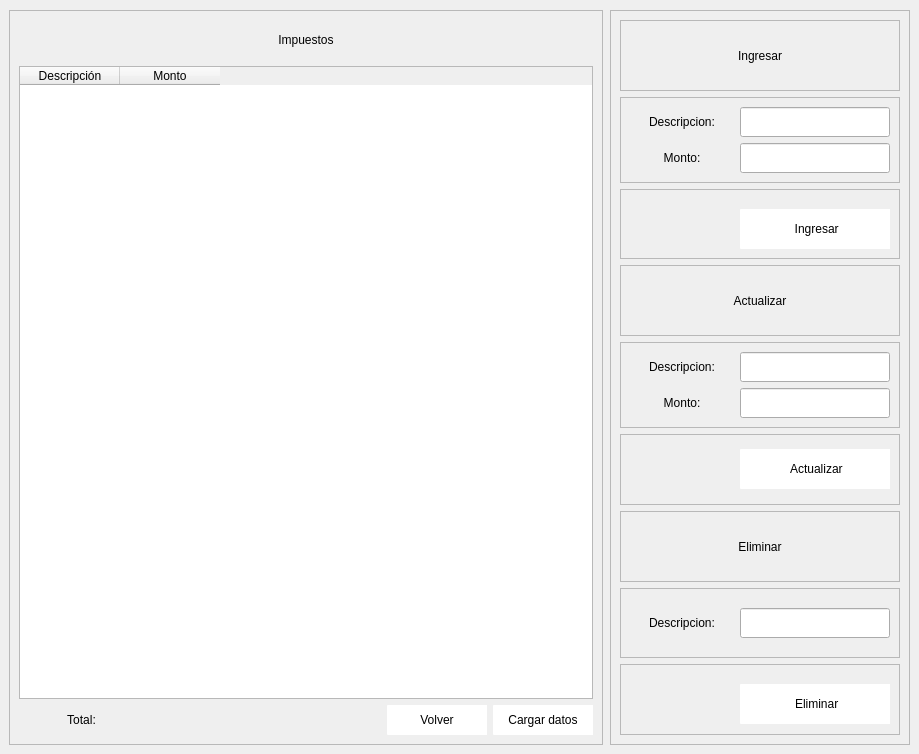
               <widget class="QWidget" name="page_impuestos">
                <widget class="QFrame" name="frame_87">
                 <property name="geometry">
                  <rect>
                   <x>9</x>
                   <y>10</y>
                   <width>594</width>
                   <height>735</height>
                  </rect>
                 </property>
                 <property name="frameShape">
                  <enum>QFrame::StyledPanel</enum>
                 </property>
                 <property name="frameShadow">
                  <enum>QFrame::Raised</enum>
                 </property>
                 <layout class="QVBoxLayout" name="verticalLayout_54">
                  <item>
                   <widget class="QLabel" name="label_130">
                    <property name="minimumSize">
                     <size>
                      <width>0</width>
                      <height>40</height>
                     </size>
                    </property>
                    <property name="maximumSize">
                     <size>
                      <width>16777215</width>
                      <height>50</height>
                     </size>
                    </property>
                    <property name="styleSheet">
                     <string notr="true">font: 75 12pt &quot;Open Sans Semibold&quot;</string>
                    </property>
                    <property name="text">
                     <string>Impuestos</string>
                    </property>
                    <property name="alignment">
                     <set>Qt::AlignCenter</set>
                    </property>
                   </widget>
                  </item>
                  <item>
                   <widget class="QTableWidget" name="tableWidget_imp">
                    <column>
                     <property name="text">
                      <string>Descripción</string>
                     </property>
                    </column>
                    <column>
                     <property name="text">
                      <string>Monto</string>
                     </property>
                    </column>
                   </widget>
                  </item>
                  <item>
                   <layout class="QHBoxLayout" name="horizontalLayout_93">
                    <item>
                     <widget class="QLabel" name="label_131">
                      <property name="minimumSize">
                       <size>
                        <width>125</width>
                        <height>0</height>
                       </size>
                      </property>
                      <property name="maximumSize">
                       <size>
                        <width>100</width>
                        <height>16777215</height>
                       </size>
                      </property>
                      <property name="text">
                       <string>Total:</string>
                      </property>
                      <property name="alignment">
                       <set>Qt::AlignCenter</set>
                      </property>
                     </widget>
                    </item>
                    <item>
                     <widget class="QLabel" name="label_imp">
                      <property name="minimumSize">
                       <size>
                        <width>150</width>
                        <height>0</height>
                       </size>
                      </property>
                      <property name="maximumSize">
                       <size>
                        <width>150</width>
                        <height>16777215</height>
                       </size>
                      </property>
                      <property name="text">
                       <string/>
                      </property>
                     </widget>
                    </item>
                    <item>
                     <spacer name="horizontalSpacer_30">
                      <property name="orientation">
                       <enum>Qt::Horizontal</enum>
                      </property>
                      <property name="sizeHint" stdset="0">
                       <size>
                        <width>188</width>
                        <height>17</height>
                       </size>
                      </property>
                     </spacer>
                    </item>
                    <item>
                     <widget class="QPushButton" name="btn_volver_18">
                      <property name="minimumSize">
                       <size>
                        <width>100</width>
                        <height>30</height>
                       </size>
                      </property>
                      <property name="styleSheet">
                       <string notr="true">QFrame{
background-color: rgb(51, 157, 255);
}

QPushButton{
background-color: rgb(255, 255, 255);
border-top-left-radius:1px;
border-bottom-left-radius:1px;
font: 75 9pt &quot;Open Sans Semibold&quot;
}

QPushButton:hover{
color: rgb(255, 255, 255);
background-color: rgb(51, 157, 255);
border-top-left-radius:1px;
border-bottom-left-radius:1px;
font: 75 9pt  &quot;Open Sans Semibold&quot;
}</string>
                      </property>
                      <property name="text">
                       <string>Volver</string>
                      </property>
                     </widget>
                    </item>
                    <item>
                     <widget class="QPushButton" name="btn_actualiza_impuestos">
                      <property name="minimumSize">
                       <size>
                        <width>100</width>
                        <height>30</height>
                       </size>
                      </property>
                      <property name="styleSheet">
                       <string notr="true">QFrame{
background-color: rgb(51, 157, 255);
}

QPushButton{
background-color: rgb(255, 255, 255);
border-top-left-radius:1px;
border-bottom-left-radius:1px;
font: 75 9pt &quot;Open Sans Semibold&quot;
}

QPushButton:hover{
color: rgb(255, 255, 255);
background-color: rgb(51, 157, 255);
border-top-left-radius:1px;
border-bottom-left-radius:1px;
font: 75 9pt  &quot;Open Sans Semibold&quot;
}</string>
                      </property>
                      <property name="text">
                       <string>Cargar datos</string>
                      </property>
                     </widget>
                    </item>
                   </layout>
                  </item>
                 </layout>
                </widget>
                <widget class="QFrame" name="frame_88">
                 <property name="geometry">
                  <rect>
                   <x>610</x>
                   <y>10</y>
                   <width>300</width>
                   <height>735</height>
                  </rect>
                 </property>
                 <property name="minimumSize">
                  <size>
                   <width>300</width>
                   <height>0</height>
                  </size>
                 </property>
                 <property name="maximumSize">
                  <size>
                   <width>300</width>
                   <height>16777215</height>
                  </size>
                 </property>
                 <property name="frameShape">
                  <enum>QFrame::StyledPanel</enum>
                 </property>
                 <property name="frameShadow">
                  <enum>QFrame::Raised</enum>
                 </property>
                 <layout class="QVBoxLayout" name="verticalLayout_55">
                  <item>
                   <widget class="QFrame" name="frame_89">
                    <property name="frameShape">
                     <enum>QFrame::StyledPanel</enum>
                    </property>
                    <property name="frameShadow">
                     <enum>QFrame::Raised</enum>
                    </property>
                    <layout class="QHBoxLayout" name="horizontalLayout_94">
                     <item>
                      <widget class="QLabel" name="label_132">
                       <property name="styleSheet">
                        <string notr="true">font: 75 12pt &quot;Open Sans Semibold&quot;</string>
                       </property>
                       <property name="text">
                        <string>Ingresar</string>
                       </property>
                       <property name="alignment">
                        <set>Qt::AlignCenter</set>
                       </property>
                      </widget>
                     </item>
                    </layout>
                   </widget>
                  </item>
                  <item>
                   <widget class="QFrame" name="frame_90">
                    <property name="frameShape">
                     <enum>QFrame::StyledPanel</enum>
                    </property>
                    <property name="frameShadow">
                     <enum>QFrame::Raised</enum>
                    </property>
                    <layout class="QVBoxLayout" name="verticalLayout_56">
                     <item>
                      <layout class="QHBoxLayout" name="horizontalLayout_95">
                       <item>
                        <widget class="QLabel" name="label_133">
                         <property name="text">
                          <string>Descripcion:</string>
                         </property>
                         <property name="alignment">
                          <set>Qt::AlignCenter</set>
                         </property>
                        </widget>
                       </item>
                       <item>
                        <widget class="QLineEdit" name="info_descripcion_imp">
                         <property name="minimumSize">
                          <size>
                           <width>150</width>
                           <height>30</height>
                          </size>
                         </property>
                         <property name="maximumSize">
                          <size>
                           <width>150</width>
                           <height>16777215</height>
                          </size>
                         </property>
                        </widget>
                       </item>
                      </layout>
                     </item>
                     <item>
                      <layout class="QHBoxLayout" name="horizontalLayout_96">
                       <item>
                        <widget class="QLabel" name="label_135">
                         <property name="text">
                          <string>Monto:</string>
                         </property>
                         <property name="alignment">
                          <set>Qt::AlignCenter</set>
                         </property>
                        </widget>
                       </item>
                       <item>
                        <widget class="QLineEdit" name="info_monto_imp">
                         <property name="minimumSize">
                          <size>
                           <width>150</width>
                           <height>30</height>
                          </size>
                         </property>
                         <property name="maximumSize">
                          <size>
                           <width>150</width>
                           <height>16777215</height>
                          </size>
                         </property>
                        </widget>
                       </item>
                      </layout>
                     </item>
                    </layout>
                   </widget>
                  </item>
                  <item>
                   <widget class="QFrame" name="frame_91">
                    <property name="frameShape">
                     <enum>QFrame::StyledPanel</enum>
                    </property>
                    <property name="frameShadow">
                     <enum>QFrame::Raised</enum>
                    </property>
                    <layout class="QHBoxLayout" name="horizontalLayout_97">
                     <item>
                      <spacer name="horizontalSpacer_31">
                       <property name="orientation">
                        <enum>Qt::Horizontal</enum>
                       </property>
                       <property name="sizeHint" stdset="0">
                        <size>
                         <width>92</width>
                         <height>20</height>
                        </size>
                       </property>
                      </spacer>
                     </item>
                     <item>
                      <widget class="QPushButton" name="btn_reg_impuestos">
                       <property name="minimumSize">
                        <size>
                         <width>150</width>
                         <height>40</height>
                        </size>
                       </property>
                       <property name="maximumSize">
                        <size>
                         <width>100</width>
                         <height>30</height>
                        </size>
                       </property>
                       <property name="styleSheet">
                        <string notr="true">QFrame{
background-color: rgb(51, 157, 255);
}

QPushButton{
background-color: rgb(255, 255, 255);
border-top-left-radius:1px;
border-bottom-left-radius:1px;
font: 75 9pt &quot;Open Sans Semibold&quot;
}

QPushButton:hover{
color: rgb(255, 255, 255);
background-color: rgb(51, 157, 255);
border-top-left-radius:1px;
border-bottom-left-radius:1px;
font: 75 9pt  &quot;Open Sans Semibold&quot;
}</string>
                       </property>
                       <property name="text">
                        <string> Ingresar</string>
                       </property>
                       <property name="icon">
                        <iconset>
                         <normaloff>../../Pictures/PROYECTO ESTRUCTURA DE DATOS/748926.png</normaloff>../../Pictures/PROYECTO ESTRUCTURA DE DATOS/748926.png</iconset>
                       </property>
                       <property name="iconSize">
                        <size>
                         <width>30</width>
                         <height>30</height>
                        </size>
                       </property>
                      </widget>
                     </item>
                    </layout>
                   </widget>
                  </item>
                  <item>
                   <widget class="QFrame" name="frame_92">
                    <property name="frameShape">
                     <enum>QFrame::StyledPanel</enum>
                    </property>
                    <property name="frameShadow">
                     <enum>QFrame::Raised</enum>
                    </property>
                    <layout class="QHBoxLayout" name="horizontalLayout_98">
                     <item>
                      <widget class="QLabel" name="label_136">
                       <property name="styleSheet">
                        <string notr="true">font: 75 12pt &quot;Open Sans Semibold&quot;</string>
                       </property>
                       <property name="text">
                        <string>Actualizar</string>
                       </property>
                       <property name="alignment">
                        <set>Qt::AlignCenter</set>
                       </property>
                      </widget>
                     </item>
                    </layout>
                   </widget>
                  </item>
                  <item>
                   <widget class="QFrame" name="frame_93">
                    <property name="frameShape">
                     <enum>QFrame::StyledPanel</enum>
                    </property>
                    <property name="frameShadow">
                     <enum>QFrame::Raised</enum>
                    </property>
                    <layout class="QVBoxLayout" name="verticalLayout_57">
                     <item>
                      <layout class="QHBoxLayout" name="horizontalLayout_99">
                       <item>
                        <widget class="QLabel" name="label_137">
                         <property name="text">
                          <string>Descripcion:</string>
                         </property>
                         <property name="alignment">
                          <set>Qt::AlignCenter</set>
                         </property>
                        </widget>
                       </item>
                       <item>
                        <widget class="QLineEdit" name="actu_descripcion_imp">
                         <property name="minimumSize">
                          <size>
                           <width>150</width>
                           <height>30</height>
                          </size>
                         </property>
                         <property name="maximumSize">
                          <size>
                           <width>150</width>
                           <height>16777215</height>
                          </size>
                         </property>
                        </widget>
                       </item>
                      </layout>
                     </item>
                     <item>
                      <layout class="QHBoxLayout" name="horizontalLayout_100">
                       <item>
                        <widget class="QLabel" name="label_138">
                         <property name="text">
                          <string>Monto:</string>
                         </property>
                         <property name="alignment">
                          <set>Qt::AlignCenter</set>
                         </property>
                        </widget>
                       </item>
                       <item>
                        <widget class="QLineEdit" name="actu_monto_imp">
                         <property name="minimumSize">
                          <size>
                           <width>150</width>
                           <height>30</height>
                          </size>
                         </property>
                         <property name="maximumSize">
                          <size>
                           <width>150</width>
                           <height>16777215</height>
                          </size>
                         </property>
                        </widget>
                       </item>
                      </layout>
                     </item>
                    </layout>
                   </widget>
                  </item>
                  <item>
                   <widget class="QFrame" name="frame_94">
                    <property name="frameShape">
                     <enum>QFrame::StyledPanel</enum>
                    </property>
                    <property name="frameShadow">
                     <enum>QFrame::Raised</enum>
                    </property>
                    <layout class="QHBoxLayout" name="horizontalLayout_101">
                     <item>
                      <spacer name="horizontalSpacer_32">
                       <property name="orientation">
                        <enum>Qt::Horizontal</enum>
                       </property>
                       <property name="sizeHint" stdset="0">
                        <size>
                         <width>92</width>
                         <height>20</height>
                        </size>
                       </property>
                      </spacer>
                     </item>
                     <item>
                      <widget class="QPushButton" name="btn_actu_impuestos">
                       <property name="minimumSize">
                        <size>
                         <width>150</width>
                         <height>40</height>
                        </size>
                       </property>
                       <property name="maximumSize">
                        <size>
                         <width>150</width>
                         <height>40</height>
                        </size>
                       </property>
                       <property name="layoutDirection">
                        <enum>Qt::LeftToRight</enum>
                       </property>
                       <property name="styleSheet">
                        <string notr="true">QFrame{
background-color: rgb(51, 157, 255);
}

QPushButton{
background-color: rgb(255, 255, 255);
border-top-left-radius:1px;
border-bottom-left-radius:1px;
font: 75 9pt &quot;Open Sans Semibold&quot;
}

QPushButton:hover{
color: rgb(255, 255, 255);
background-color: rgb(51, 157, 255);
border-top-left-radius:1px;
border-bottom-left-radius:1px;
font: 75 9pt  &quot;Open Sans Semibold&quot;
}</string>
                       </property>
                       <property name="text">
                        <string> Actualizar</string>
                       </property>
                       <property name="icon">
                        <iconset>
                         <normaloff>../../Pictures/PROYECTO ESTRUCTURA DE DATOS/107814.png</normaloff>../../Pictures/PROYECTO ESTRUCTURA DE DATOS/107814.png</iconset>
                       </property>
                       <property name="iconSize">
                        <size>
                         <width>30</width>
                         <height>30</height>
                        </size>
                       </property>
                      </widget>
                     </item>
                    </layout>
                   </widget>
                  </item>
                  <item>
                   <widget class="QFrame" name="frame_95">
                    <property name="frameShape">
                     <enum>QFrame::StyledPanel</enum>
                    </property>
                    <property name="frameShadow">
                     <enum>QFrame::Raised</enum>
                    </property>
                    <layout class="QVBoxLayout" name="verticalLayout_58">
                     <item>
                      <widget class="QLabel" name="label_139">
                       <property name="styleSheet">
                        <string notr="true">font: 75 12pt &quot;Open Sans Semibold&quot;</string>
                       </property>
                       <property name="text">
                        <string>Eliminar</string>
                       </property>
                       <property name="alignment">
                        <set>Qt::AlignCenter</set>
                       </property>
                      </widget>
                     </item>
                    </layout>
                   </widget>
                  </item>
                  <item>
                   <widget class="QFrame" name="frame_96">
                    <property name="frameShape">
                     <enum>QFrame::StyledPanel</enum>
                    </property>
                    <property name="frameShadow">
                     <enum>QFrame::Raised</enum>
                    </property>
                    <layout class="QVBoxLayout" name="verticalLayout_59">
                     <item>
                      <layout class="QHBoxLayout" name="horizontalLayout_102">
                       <item>
                        <widget class="QLabel" name="label_140">
                         <property name="text">
                          <string>Descripcion:</string>
                         </property>
                         <property name="alignment">
                          <set>Qt::AlignCenter</set>
                         </property>
                        </widget>
                       </item>
                       <item>
                        <widget class="QLineEdit" name="eli_descripcion_imp">
                         <property name="minimumSize">
                          <size>
                           <width>150</width>
                           <height>30</height>
                          </size>
                         </property>
                         <property name="maximumSize">
                          <size>
                           <width>150</width>
                           <height>16777215</height>
                          </size>
                         </property>
                        </widget>
                       </item>
                      </layout>
                     </item>
                    </layout>
                   </widget>
                  </item>
                  <item>
                   <widget class="QFrame" name="frame_97">
                    <property name="frameShape">
                     <enum>QFrame::StyledPanel</enum>
                    </property>
                    <property name="frameShadow">
                     <enum>QFrame::Raised</enum>
                    </property>
                    <layout class="QHBoxLayout" name="horizontalLayout_103">
                     <item>
                      <spacer name="horizontalSpacer_33">
                       <property name="orientation">
                        <enum>Qt::Horizontal</enum>
                       </property>
                       <property name="sizeHint" stdset="0">
                        <size>
                         <width>92</width>
                         <height>20</height>
                        </size>
                       </property>
                      </spacer>
                     </item>
                     <item>
                      <widget class="QPushButton" name="btn_eli_impuestos">
                       <property name="minimumSize">
                        <size>
                         <width>150</width>
                         <height>40</height>
                        </size>
                       </property>
                       <property name="maximumSize">
                        <size>
                         <width>100</width>
                         <height>30</height>
                        </size>
                       </property>
                       <property name="styleSheet">
                        <string notr="true">QFrame{
background-color: rgb(51, 157, 255);
}

QPushButton{
background-color: rgb(255, 255, 255);
border-top-left-radius:1px;
border-bottom-left-radius:1px;
font: 75 9pt &quot;Open Sans Semibold&quot;
}

QPushButton:hover{
color: rgb(255, 255, 255);
background-color: rgb(51, 157, 255);
border-top-left-radius:1px;
border-bottom-left-radius:1px;
font: 75 9pt  &quot;Open Sans Semibold&quot;
}</string>
                       </property>
                       <property name="text">
                        <string> Eliminar</string>
                       </property>
                       <property name="icon">
                        <iconset>
                         <normaloff>../../Pictures/PROYECTO ESTRUCTURA DE DATOS/3221897.png</normaloff>../../Pictures/PROYECTO ESTRUCTURA DE DATOS/3221897.png</iconset>
                       </property>
                       <property name="iconSize">
                        <size>
                         <width>30</width>
                         <height>30</height>
                        </size>
                       </property>
                      </widget>
                     </item>
                    </layout>
                   </widget>
                  </item>
                 </layout>
                </widget>
               </widget>
